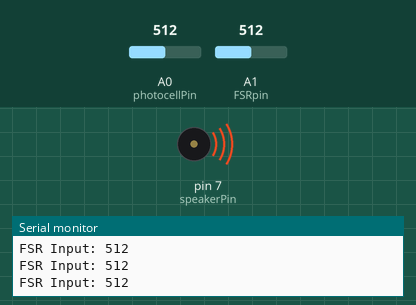
Recording of a sketch running on a simulated Arduino Uno, built with avr-gcc and run on an emulated ATmega328P. Shown: buzzer (waves = sounding), the last lines printed to the serial monitor. The test bench sets the inputs (shaded band); at power-on: A0 (photocellPin) = 512, A1 (FSRpin) = 512.

Above: at 1.2 s.
1.3 s: A0 (photocellPin) set to 132
At 1.61 s:
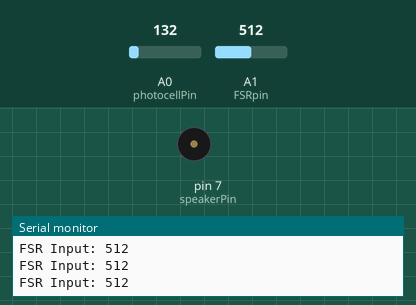
4.3 s: A0 (photocellPin) set to 118
6.0 s: A0 (photocellPin) set to 1023
9.0 s: A0 (photocellPin) set to 0
At 10.4 s:
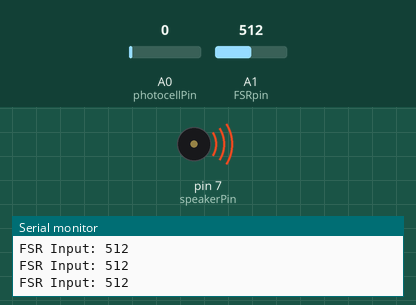
10.7 s: A1 (FSRpin) set to 0
At 11.6 s:
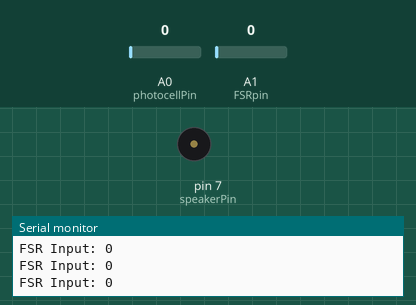
13.7 s: A1 (FSRpin) set to 122
At 15.1 s:
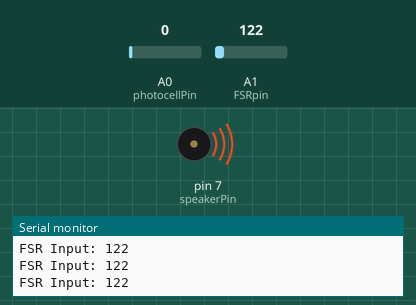
Timing chart, 0 to 16.2 s (numbered marks = the images above; inputs shaded):
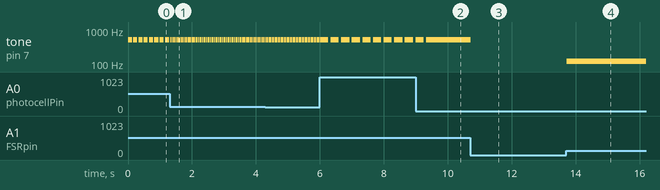

Measured:
- after the input at 1.3 s, tone on pin 7 (speakerPin): alternates 512 Hz for 0.03 s and silent for 0.01 s, starting after 0.06 s
- after the input at 9.0 s, tone on pin 7 (speakerPin): goes on until 9.3 s, then stays 512 Hz
- after the input at 10.7 s, tone on pin 7 (speakerPin): 512 Hz → silent at once
- after the input at 13.7 s, tone on pin 7 (speakerPin): silent → 122 Hz at once
- by itself, tone on pin 7 (speakerPin): alternates 512 Hz for 0.13 s and silent for 0.04 s

The sketch:

Theremin_TwoControls.ino
```cpp
/* Theremin that allows user to control the length
 *  of the note with a force resistor
 *
 * --------
 *
 * Created 20 October 2017
 * Conner Hunihan
 */

int photocellPin = A0;
int FSRpin = A1;
int speakerPin = 7;

int pitch = 0;
int toneVal;
int timing;

// try changing the noteDuration to hear how that changes the sound
int noteDuration; // ms

void setup() {
  pinMode(speakerPin, OUTPUT);
  Serial.begin(9600);
}

void loop()
{
  // read the value from the sensor
  pitch = analogRead(FSRpin);
  timing = analogRead(photocellPin);
  timing = map(timing, 0, 1023, 0, 255);
  noteDuration = timing;
  Serial.print("FSR Input: "); Serial.println(pitch);

  tone(speakerPin, pitch, noteDuration);
  int pauseBetweenNotes = noteDuration * 1.3;
  delay(pauseBetweenNotes);
  noTone(8);
}
```
